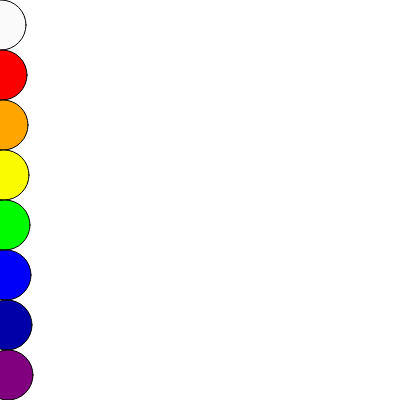
Frame 1 (no input)
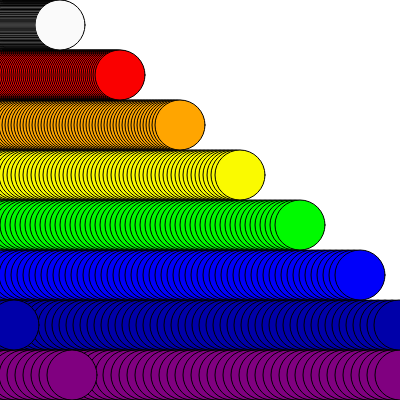
Frame 60 (no input)
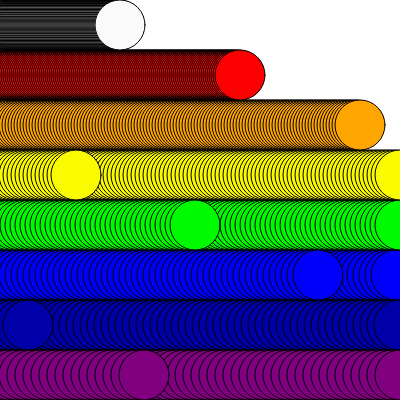
Frame 120 (the mouse pressed at the canvas centre since frame 60)

The p5.js sketch that drew these frames (run headless with seeded random() and noise() and a simulated clock; from frame 60 on, the mouse is pressed at the canvas centre):

// p5.js sketch
// ── sketch.js
// Varaibles ~~~~~~~~~~~~~~~~~~~~
//canvas size
var canvasX = 400;
var canvasY = 400;

//Start of each circle
var startX = 0;      
var startX2 = 0; 
var startX3 = 0; 
var startX4 = 0;
var startX5 = 0; 
var startX6 = 0; 
var startX7 = 0; 
var startX8 = 0; 
 
var startY = 25;

//Speed of circles
var speed = 1;

// END Varaibles ~~~~~~~~~~~~~~~~~

function setup() {
  createCanvas(canvasX, canvasY);
}

function draw() {
  

  
  //Speed of circles 
  //Cricle 1
  startX = startX + speed;
  //Cricle 2
  startX2 = startX2 + speed *2;
  //Cricle 3
  startX3 = startX3 + speed *3;
  //Cricle 4
  startX4 = startX4 + speed *4;
  //Cricle 5
  startX5 = startX5 + speed *5;
  //Cricle 6
  startX6 = startX6 + speed *6;
  //Cricle 7
  startX7 = startX7 + speed *7;
  //Cricle 8
  startX8 = startX8 + speed *8;

  //Loop around 
  //circle 1
  if (startX > canvasX) {
    startX = 0;
  }
  //circle 2
  if (startX2 > canvasX) {
    startX2 = 0;
  }
  //circle 3
  if (startX3 > canvasX) {
    startX3 = 0;
  }
  //circle 4 
  if (startX4 > canvasX) {
    startX4 = 0;
  }
  //circle 5
  if (startX5 > canvasX) {
    startX5 = 0;
  }
  //circle 6
  if (startX6 > canvasX) {
    startX6 = 0;
  }
  //circle 7
  if (startX7 > canvasX) {
    startX7 = 0;
  }
  //circle 8
  if (startX8 > canvasX) {
    startX8 = 0;
  }

  
  //Ellipse 1
  fill (250,250,250);
  ellipse(startX, startY, 50, 50);
  
  //Ellipse 2
  fill (250,0,0);
  ellipse(startX2, startY + 50, 50, 50);
  
  //Ellipse 3
  fill (255,165,0);
  ellipse(startX3, startY + 100, 50, 50);
  
  //Ellipse 4
  fill (250,250,0);
  ellipse(startX4, startY + 150, 50, 50);
  
  //Ellipse 5
  fill (0,250,0);
  ellipse(startX5, startY + 200, 50, 50);
  
  //Ellipse 6
  fill (0,0,250);
  ellipse(startX6, startY + 250, 50, 50);
  
  //Ellipse 7
  fill (0,0,169);
  ellipse(startX7, startY + 300, 50, 50);
  
  //Ellipse 8
  fill (128,0,128);
  ellipse(startX8, startY + 350, 50, 50);
  
}
